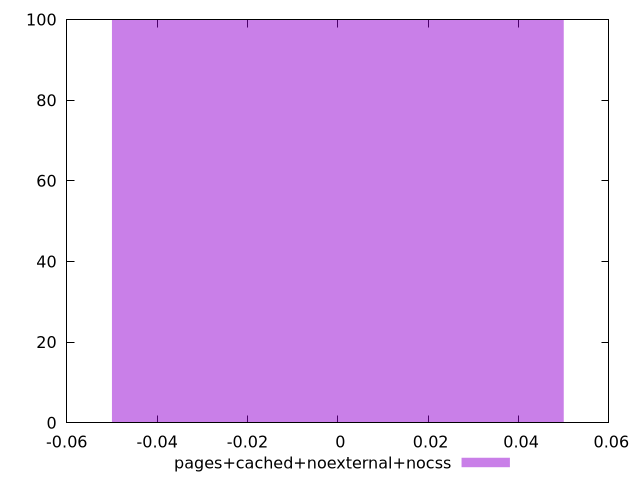

Reproduce this figure in gnuplot.
$_pagesCachedNoexternalNocss <<EOF
0 100
EOF
set key outside below
set terminal pngcairo
set output "report_00006_2020-11-02T20-21-41.718Z/efficient-animated-content/pages+cached+noexternal+nocss//raw_hist.png"
set yrange [0:100]
set boxwidth 0.1
set style fill transparent solid 0.5 noborder
plot $_pagesCachedNoexternalNocss title "pages+cached+noexternal+nocss" with boxes ,
